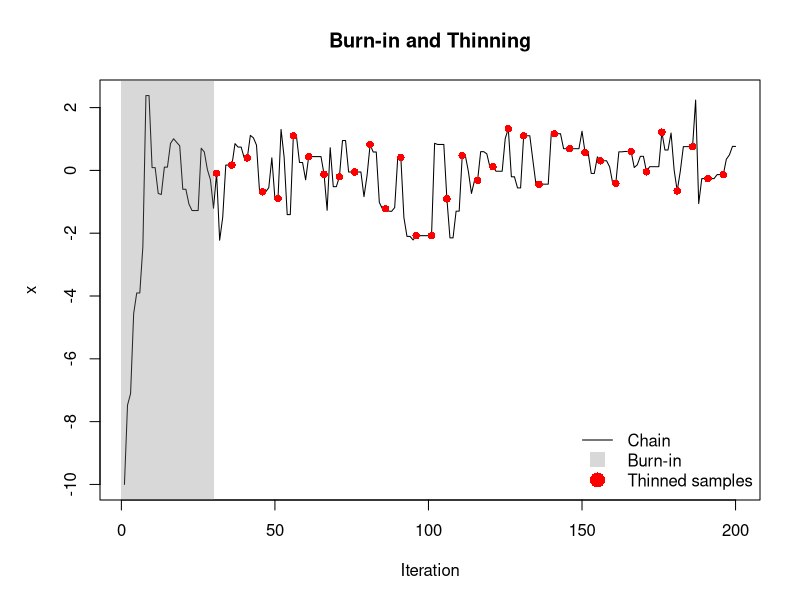
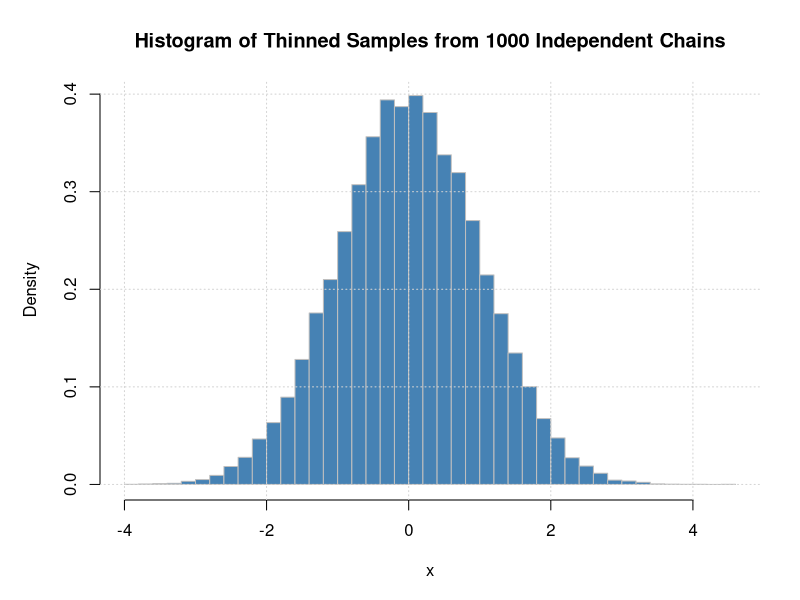
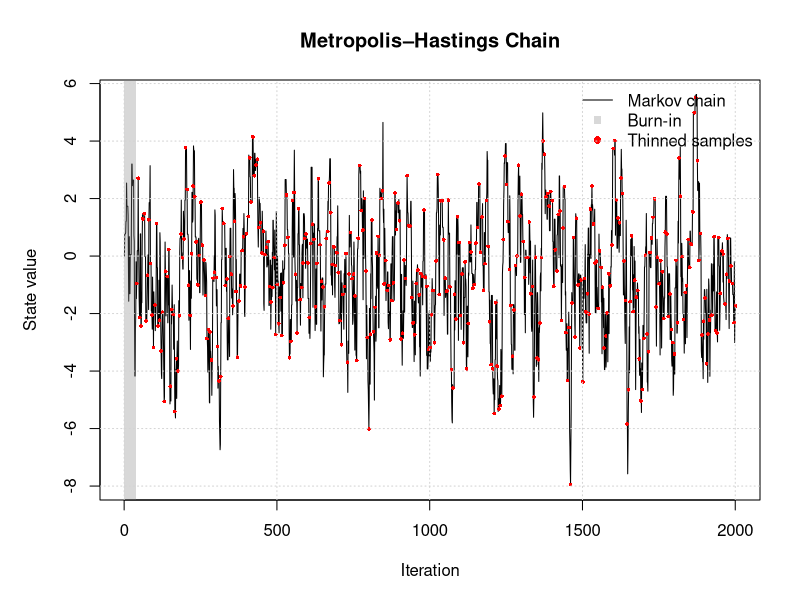
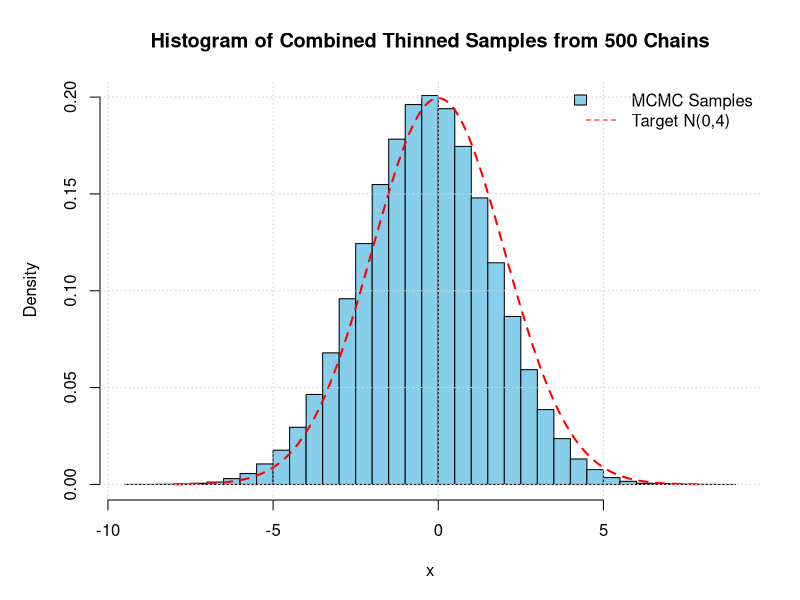
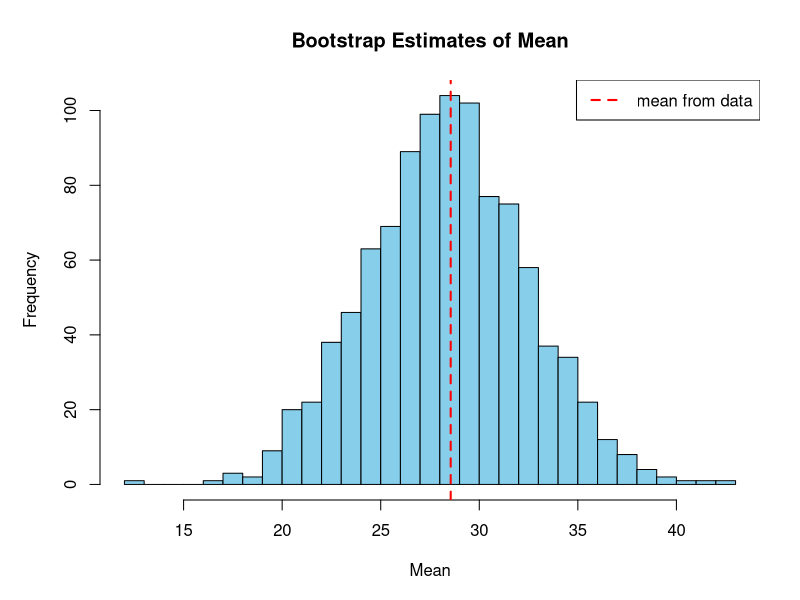
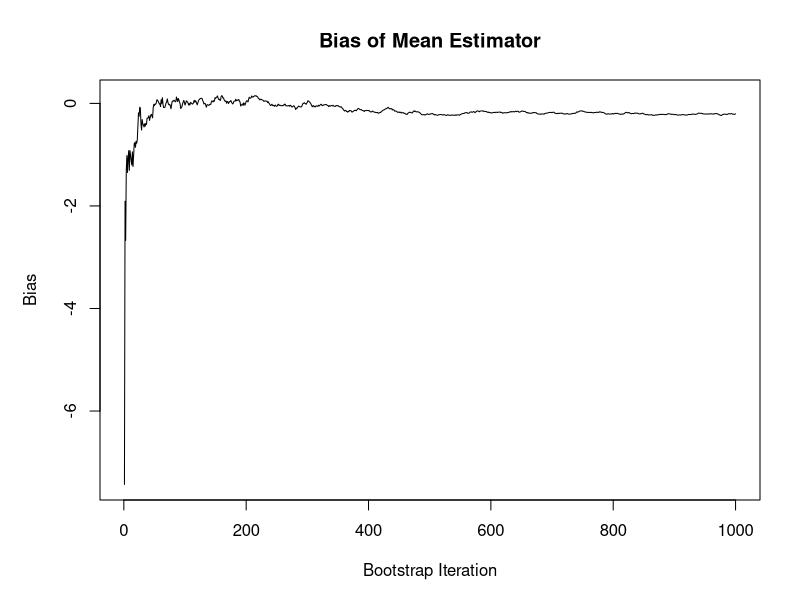

Source code (R) for these figures, in order:
## ---- chunk 1
knitr::opts_chunk$set(echo = TRUE)
## ---- chunk 2
target_density <- function(x) {
  # target density for the Metropolis algorithm
  return(exp(-0.5 * x^2))
}

metropolis_step <- function(p, x, proposal_std) {
  # propose a new state using Gaussian random walk
  x_hat <- x + rnorm(1, mean = 0, sd = proposal_std)

  # compute acceptance probability
  alpha <- min(1, p(x_hat) / p(x))

  # accept or reject the proposal
  u <- runif(1, 0, 1)

  if (u < alpha) {
    x <- x_hat  # accept
  }

  return(x)
}

# initialize a single chain
set.seed(0)
n_steps <- 200
proposal_std <- 2
x <- numeric(n_steps)
x[1] <- -10

# simulate a single chain
for (t in 2:n_steps) {
  x[t] <- metropolis_step(target_density, x[t-1], proposal_std)
}

# plot
# increase margins for large figure
par(mar = c(5,5,4,2))
plot(x,type = "l", lwd = 1, xlab = "Iteration", ylab = "x", main = "Burn-in and Thinning")
usr <- par("usr")
rect(xleft = 0, ybottom = usr[3], xright = 30, ytop = usr[4], col = rgb(0.5, 0.5, 0.5, 0.3), border = NA)
points(seq(31, n_steps, by = 5), x[seq(31, n_steps, by = 5)], col = "red", pch = 16)
legend("bottomright", legend = c("Chain", "Burn-in", "Thinned samples"), 
       col = c("black", rgb(0.5,0.5,0.5,0.3), "red"), 
       lty = c(1, NA, NA), pch = c(NA, 15, 16), pt.cex = 2, bty = "n"
)
## ---- chunk 3
# simulation parameters
n_chains <- 1000       # number of independent chains
burn_in <- 30
thin <- 5
chains <- runif(n_chains, -10, 10)

# run chains and collect thinned samples
thinned_samples <- c()

for (t in 1:n_steps) {
  for (i in 1:n_chains) {
    chains[i] <- metropolis_step(target_density, chains[i], proposal_std)
  }
  
  # after burn-in, collect thinned samples
  if (t > burn_in && (t - burn_in) %% thin == 0) {
    thinned_samples <- c(thinned_samples, chains)
  }
}

# plot histogram of thinned samples
hist(thinned_samples, breaks = 50, probability = TRUE, col = "steelblue", border = "gray",
     main = paste("Histogram of Thinned Samples from", n_chains, "Independent Chains"),
     xlab = "x", ylab = "Density"
)
grid()
## ---- chunk 4

# target distribution
target <- function(x) {
  return(exp(-x^2 / 8))
}

# asymmetric proposal mechanism for Metropolis Hastings
proposal_fn <- function(x, step_size = 1.0) {
  if (runif(1) < 0.7) {
    return(rnorm(1, mean = x + step_size, sd = 1))
  } else {
    return(rnorm(1, mean = x - step_size, sd = 1))
  }
}

# evaluate proposal density q(x_new | x_old)
proposal_density_fn <- function(x_new, x_old, step_size = 1.0) {
  return(
    0.7 * dnorm(x_new, mean = x_old + step_size, sd = 0.5) +
    0.3 * dnorm(x_new, mean = x_old - step_size, sd = 0.5)
  )
}

# Metropolis Hastings algorithm
metropolis_hastings <- function(target, T = 5000, x0 = 0.0, 
                                proposal_fn = NULL, proposal_density_fn = NULL, step_size = 0.8) {
  # initialize chain storage
  x <- numeric(T + 1)
  x[1] <- x0

  for (t in 2:(T + 1)) {
    # propose a new candidate
    x_prop <- proposal_fn(x[t - 1], step_size)

    # compute acceptance ratio
    numerator <- target(x_prop)
    denominator <- target(x[t - 1])

    # if asymmetric proposal include ratio
    if (!is.null(proposal_density_fn)) {
      numerator <- numerator *
        proposal_density_fn(x[t - 1], x_prop, step_size)

      denominator <- denominator *
        proposal_density_fn(x_prop, x[t - 1], step_size)
    }

    alpha <- min(1, numerator / denominator)

    # acceptance condition
    if (runif(1) < alpha) {
      x[t] <- x_prop
    } else {
      x[t] <- x[t - 1]
    }
  }

  return(x)
}


# MCMC settings
T <- 2000
burn_in <- 40
thinning <- 5


# run a single Metropolis–Hastings chain
x_single <- metropolis_hastings(target = target,T = T,x0 = 0,
                                proposal_fn = proposal_fn, 
                                proposal_density_fn = proposal_density_fn, 
                                step_size = 1.0
)


# burn-in and thinning
post_burnin <- x_single[(burn_in + 1):length(x_single)]
thin_idx <- seq(1, length(post_burnin), by = thinning)
thinned_samples <- post_burnin[thin_idx]
thinned_iters <- thin_idx + burn_in


# plot
plot(x_single,type = "l",lwd = 1, main = "Metropolis–Hastings Chain", xlab = "Iteration", ylab = "State value")

# burn-in shading
usr <- par("usr")
rect(xleft = 0, ybottom = usr[3], xright = burn_in, ytop = usr[4], col = rgb(0.5, 0.5, 0.5, 0.3), border = NA)
points(thinned_iters, thinned_samples, col = "red", pch = 16, cex = 0.5)
legend("topright", legend = c("Markov chain", "Burn-in", "Thinned samples"),
       col = c("black", rgb(0.5,0.5,0.5,0.3), "red"),
       lty = c(1, NA, NA), pch = c(NA, 15, 16), pt.cex = 1, bty = "n"
)
grid()
## ---- chunk 5
# multiple independent MCMC chains
num_chains <- 500              # number of chains to simulate
start_range <- c(-4, 8)        # range for random initialization (overdispersed)
all_samples <- numeric(0)

for (i in 1:num_chains) {
  x0 <- runif(1, start_range[1], start_range[2])
  chain <- metropolis_hastings(target, T, x0, proposal_fn,proposal_density_fn, 1.0)
  post_burnin <- chain[(burn_in + 1):length(chain)]
  all_samples <- c(all_samples, post_burnin[seq(1, length(post_burnin), by = thinning)])
}

# plot histogram
hist(all_samples, breaks = 50, probability = TRUE, col = "skyblue", border = "black",
  main = "Histogram of Combined Thinned Samples from 500 Chains", 
  xlab = "x", ylab = "Density"
)

# overlay true density N(0,4)
x_vals <- seq(-8, 8, length.out = 500)
lines(x_vals, dnorm(x_vals, mean = 0, sd = 2), col = "red", lwd = 2, lty = 2)
legend("topright", legend = c("MCMC Samples", "Target N(0,4)"),
       fill = c("skyblue", NA), border = c("black", NA), lty = c(NA, 2), col = c(NA, "red"), bty = "n"
)

grid()
## ---- chunk 6
hybrid_bootstrap <- function(x, alpha0, N) {
  x <- as.numeric(x)
  
  # step 1: threshold for hybrid estimator
  u <- quantile(x, alpha0)
  lower_data <- x[x <= u]  # lower 90% nonparametric
  top_data <- x[x > u]     # upper 10% parametric
  
  # step 2: parameters for parametric top 10%
  mu_top <- mean(top_data)
  sigma_top <- sd(top_data)
  
  # step 3: hybrid mean on original data
  theta_hat <- mean(c(lower_data, top_data))
  
  # step 4: Bootstrap loop
  theta_star <- numeric(N)
  
  for (b in 1:N) {
    
    # resample lower 90% nonparametrically
    lower_sample <- sample(lower_data,  size = length(lower_data), replace = TRUE)
    
    # simulate top 10% parametrically
    top_sample <- rnorm(length(top_data), mean = mu_top, sd = sigma_top)
    
    # combine lower and top
    x_star <- c(lower_sample, top_sample)
    
    # hybrid mean for bootstrap sample
    theta_star[b] <- mean(x_star)
  }
  
  # step 5: bias and standard deviation
  bias_estimate <- mean(theta_star) - theta_hat
  sd_estimate <- sd(theta_star)
  
  return(list(bias = bias_estimate, sd = sd_estimate, theta_hat = theta_hat, theta_star = theta_star))
}

# example data
N <- 1000
alpha <- 0.9
x <- c(12, 15, 14, 13, 12, 16, 120, 14, 13, 12, 15, 18, 200, 14, 13, 16, 14, 15, 12, 13)
result <- hybrid_bootstrap(x, alpha0 = alpha, N = N)
cat("Bootstrap Bias Estimate:", result$bias, "\n")
cat("Bootstrap Standard Deviation:", result$sd, "\n")
cat("Original Mean:", result$theta_hat)

# histogram of bootstrap estimates
hist(result$theta_star, breaks = 30, col = "skyblue", border = "black",
     main = "Bootstrap Estimates of Mean", xlab = "Mean")
abline(v = result$theta_hat, col = "red", lty = 2, lwd = 2)
legend("topright", legend = "mean from data", col = "red", lty = 2, lwd = 2)

# bias
running_mean <- cumsum(result$theta_star) / seq_along(result$theta_star)
plot(running_mean - result$theta_hat, type = "l", 
     main = "Bias of Mean Estimator", xlab = "Bootstrap Iteration", ylab = "Bias")
